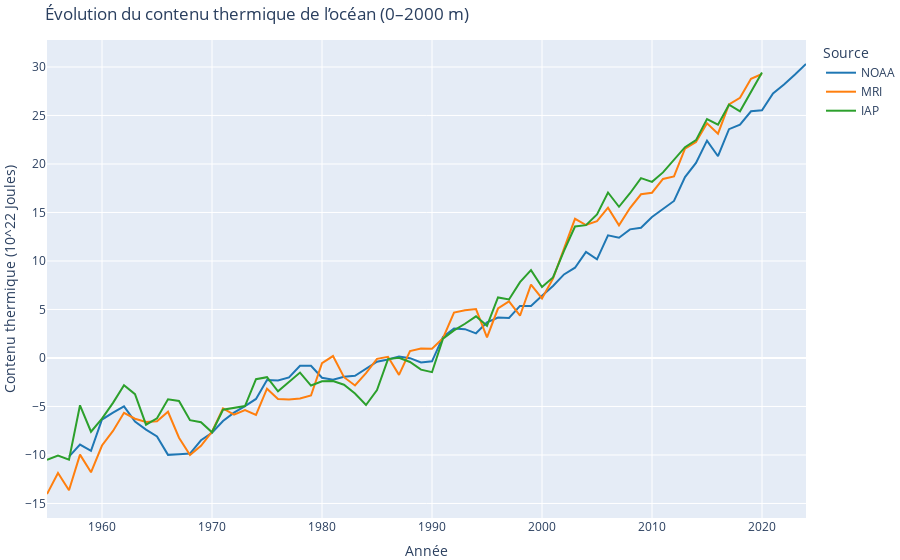

Source (notebook cell):
### Code cell
import plotly.express as px

# Transformer le DataFrame en format long
df_melted = df.melt(
    id_vars="Day",
    value_vars=[
        "sea_level_church_and_white_2011",
        "sea_level_uhslc",
        "sea_level_average"
    ],
    var_name="Source",
    value_name="Sea_Level"
)

# Renommer les sources pour la légende
name_map = {
    "sea_level_church_and_white_2011": "Church & White (2011)",
    "sea_level_uhslc": "UH Sea Level Center",
    "sea_level_average": "Moyenne"
}
df_melted["Source"] = df_melted["Source"].map(name_map)

# Palette de couleurs personnalisée (optionnelle)
color_map = {
    "Church & White (2011)": "#1f77b4",  # bleu
    "UH Sea Level Center": "#ff7f0e",    # orange
    "Moyenne": "#2ca02c"                 # vert
}

# Tracer le graphique
fig = px.line(
    df_melted,
    x="Day",
    y="Sea_Level",
    color="Source",
    color_discrete_map=color_map,
    title="Évolution du niveau moyen de la mer (1980–2023)",
    labels={
        "Sea_Level": "Niveau de la mer (mm)",
        "Day": "Année"
    }
)

# Mise en forme
fig.update_layout(
    legend_title_text="Source des données",
    margin={"r":0, "t":60, "l":0, "b":0},
    template="plotly_white"
)

fig.show()

### Figure 1 — Plotly figure (JSON) as saved in the notebook; plotly's stock layout.template omitted (floating-point values rounded to 4 significant figures)
{"data": [{"hovertemplate": "Source=NOAA<br>Année=%{x}<br>Contenu thermique (10^22 Joules)=%{y}<extra></extra>", "legendgroup": "NOAA", "line": {"color": "#1f77b4", "dash": "solid"}, "marker": {"symbol": "circle"}, "mode": "lines", "name": "NOAA", "orientation": "v", "showlegend": true, "type": "scatter", "x": [1955, 1956, 1957, 1958, 1959, 1960, 1961, 1962, 1963, 1964, 1965, 1966, 1967, 1968, 1969, 1970, 1971, 1972, 1973, 1974, 1975, 1976, 1977, 1978, 1979, 1980, 1981, 1982, 1983, 1984, 1985, 1986, 1987, 1988, 1989, 1990, 1991, 1992, 1993, 1994, 1995, 1996, 1997, 1998, 1999, 2000, 2001, 2002, 2003, 2004, 2005, 2006, 2007, 2008, 2009, 2010, 2011, 2012, 2013, 2014, 2015, 2016, 2017, 2018, 2019, 2020, 2021, 2022, 2023, 2024], "xaxis": "x", "y": [NaN, NaN, -10.17, -8.925, -9.579, -6.345, -5.628, -4.987, -6.563, -7.387, -8.084, -9.988, -9.925, -9.857, -8.486, -7.704, -6.493, -5.636, -4.953, -4.22, -2.264, -2.311, -2.009, -0.8103, -0.7983, -2.042, -2.249, -1.939, -1.84, -1.076, -0.3853, -0.1483, 0.1567, -0.02227, -0.4543, -0.3493, 2.17, 3.033, 2.974, 2.543, 3.677, 4.167, 4.13, 5.367, 5.368, 6.42, 7.418, 8.615, 9.307, 10.94, 10.17, 12.64, 12.39, 13.26, 13.43, 14.54, 15.39, 16.19, 18.65, 20.11, 22.4, 20.8, 23.59, 24.06, 25.44, 25.52, 27.28, 28.19, 29.22, 30.32], "yaxis": "y"}, {"hovertemplate": "Source=MRI<br>Année=%{x}<br>Contenu thermique (10^22 Joules)=%{y}<extra></extra>", "legendgroup": "MRI", "line": {"color": "#ff7f0e", "dash": "solid"}, "marker": {"symbol": "circle"}, "mode": "lines", "name": "MRI", "orientation": "v", "showlegend": true, "type": "scatter", "x": [1955, 1956, 1957, 1958, 1959, 1960, 1961, 1962, 1963, 1964, 1965, 1966, 1967, 1968, 1969, 1970, 1971, 1972, 1973, 1974, 1975, 1976, 1977, 1978, 1979, 1980, 1981, 1982, 1983, 1984, 1985, 1986, 1987, 1988, 1989, 1990, 1991, 1992, 1993, 1994, 1995, 1996, 1997, 1998, 1999, 2000, 2001, 2002, 2003, 2004, 2005, 2006, 2007, 2008, 2009, 2010, 2011, 2012, 2013, 2014, 2015, 2016, 2017, 2018, 2019, 2020, 2021, 2022, 2023, 2024], "xaxis": "x", "y": [-14.03, -11.86, -13.63, -9.963, -11.78, -9.023, -7.523, -5.653, -6.263, -6.593, -6.523, -5.543, -8.223, -10.01, -9.063, -7.603, -5.203, -5.833, -5.363, -5.863, -3.163, -4.223, -4.293, -4.183, -3.863, -0.5427, 0.1973, -1.983, -2.833, -1.553, -0.09267, 0.1273, -1.743, 0.7173, 0.9673, 0.9473, 2.037, 4.677, 4.917, 5.037, 2.117, 5.097, 5.827, 4.357, 7.567, 6.137, 8.187, 11.19, 14.35, 13.71, 14.11, 15.5, 13.68, 15.46, 16.88, 17.04, 18.46, 18.72, 21.58, 22.26, 24.19, 23.13, 26.15, 26.83, 28.78, 29.28, NaN, NaN, NaN, NaN], "yaxis": "y"}, {"hovertemplate": "Source=IAP<br>Année=%{x}<br>Contenu thermique (10^22 Joules)=%{y}<extra></extra>", "legendgroup": "IAP", "line": {"color": "#2ca02c", "dash": "solid"}, "marker": {"symbol": "circle"}, "mode": "lines", "name": "IAP", "orientation": "v", "showlegend": true, "type": "scatter", "x": [1955, 1956, 1957, 1958, 1959, 1960, 1961, 1962, 1963, 1964, 1965, 1966, 1967, 1968, 1969, 1970, 1971, 1972, 1973, 1974, 1975, 1976, 1977, 1978, 1979, 1980, 1981, 1982, 1983, 1984, 1985, 1986, 1987, 1988, 1989, 1990, 1991, 1992, 1993, 1994, 1995, 1996, 1997, 1998, 1999, 2000, 2001, 2002, 2003, 2004, 2005, 2006, 2007, 2008, 2009, 2010, 2011, 2012, 2013, 2014, 2015, 2016, 2017, 2018, 2019, 2020, 2021, 2022, 2023, 2024], "xaxis": "x", "y": [-10.51, -10.05, -10.48, -4.879, -7.605, -6.259, -4.63, -2.816, -3.732, -6.877, -6.22, -4.254, -4.433, -6.41, -6.618, -7.661, -5.336, -5.146, -4.962, -2.187, -1.981, -3.443, -2.492, -1.507, -2.84, -2.394, -2.382, -2.758, -3.656, -4.851, -3.311, -0.111, 0.02597, -0.412, -1.205, -1.465, 1.984, 2.843, 3.527, 4.292, 3.311, 6.238, 6.034, 7.816, 9.057, 7.312, 8.308, 11.05, 13.55, 13.69, 14.8, 17.06, 15.59, 16.98, 18.54, 18.16, 19.13, 20.41, 21.73, 22.45, 24.63, 24.05, 26.11, 25.43, 27.45, 29.42, NaN, NaN, NaN, NaN], "yaxis": "y"}], "layout": {"legend": {"title": {"text": "Source"}, "tracegroupgap": 0}, "margin": {"b": 0, "l": 0, "r": 0, "t": 40}, "title": {"text": "Évolution du contenu thermique de l’océan (0–2000 m)"}, "xaxis": {"anchor": "y", "domain": [0, 1], "title": {"text": "Année"}}, "yaxis": {"anchor": "x", "domain": [0, 1], "title": {"text": "Contenu thermique (10^22 Joules)"}}}}
